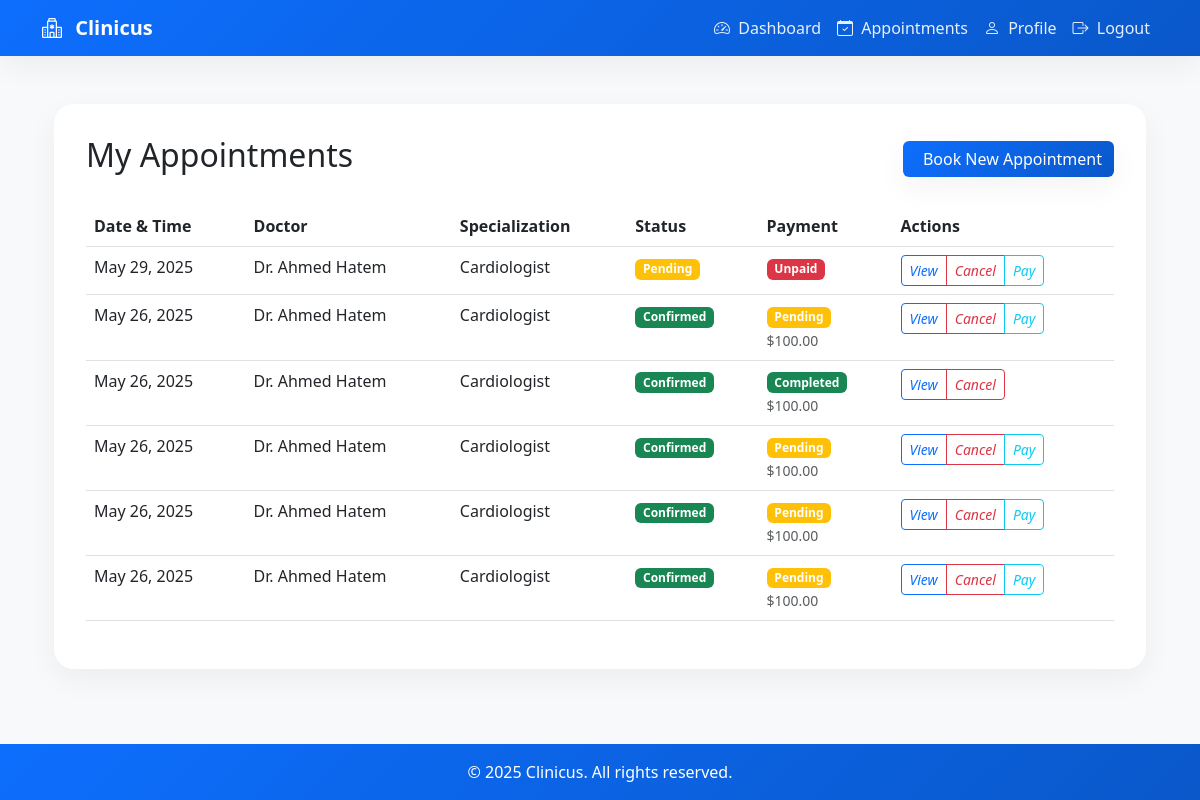
Screenshot of /appointments (signed in) with the database file from the repository.
### tables this page shows
CREATE TABLE `appointment` (
  `ID` int(11) NOT NULL,
  `DoctorID` int(11) NOT NULL,
  `userID` int(11) NOT NULL,
  `reason` varchar(100) NOT NULL,
  `appointmentDate` datetime NOT NULL,
  `status` int(11) DEFAULT 0,
  `createdAt` datetime DEFAULT current_timestamp(),
  `updatedAt` datetime DEFAULT current_timestamp() ON UPDATE current_timestamp()
);

CREATE TABLE `doctor_types` (
  `ID` int(11) NOT NULL,
  `Specialization` varchar(255) NOT NULL,
  `createdAt` datetime DEFAULT current_timestamp(),
  `updatedAt` datetime DEFAULT current_timestamp() ON UPDATE current_timestamp()
);

CREATE TABLE `payment` (
  `ID` int(11) NOT NULL,
  `appointmentID` int(11) NOT NULL,
  `userID` int(11) NOT NULL,
  `amount` decimal(10,2) NOT NULL,
  `paymentMethod` int(11) NOT NULL,
  `status` enum('pending','completed','failed','refunded') DEFAULT 'pending',
  `transactionID` varchar(50) DEFAULT NULL,
  `createdAt` timestamp NOT NULL DEFAULT current_timestamp(),
  `updatedAt` timestamp NOT NULL DEFAULT current_timestamp() ON UPDATE current_timestamp()
);

### Controllers/Controller.php (called while the page is built, shortened)
<?php
class Controller
{
    public function __construct()
    {
        $this->db = Database::getInstance();
    }
    protected function render($view, $data = [])
    {
        extract($data);
        require_once "views/{$view}.php";
        require_once "views/layouts/main.php";
    }
}

### Controllers/AppointmentsController.php (called while the page is built, shortened)
<?php
include_once __DIR__ . "/../Model/entities/Appointment.php";
class AppointmentsController extends Controller
{
    private $appointmentModel;
    public function __construct()
    {
        $this->appointmentModel = new \Model\entities\Appointment(db: $this->db);
    }
    public function index()
    {
        $userId = $_SESSION['user_id'];
        $appointments = $this->appointmentModel->getAppointmentsByUser($userId);
        $this->render('appointments/index', [
            'appointments' => $appointments
        ]);
    }
}

### Model/autoload.php (called while the page is built, shortened)
<?php
spl_autoload_register(function ($class) {
    $class = str_replace('\\', DIRECTORY_SEPARATOR, $class);
    $directories = [
        'Controllers/',
        'Model/',
        'Model/entities/',
        'Model/abstract/',
        'Model/interfaces/',
        'Model/strategies/',
        'Model/decorators/',
    ];
    foreach ($directories as $directory) {
        $file = $directory . $class . '.php';
        if (file_exists($file)) {
            return;
        }
    }
});

### Model/Database.php (called while the page is built, shortened)
<?php
class Database
{
    private static $instance = null;
    private $host = 'localhost';
    private $username = 'root';
    private $port = 3307;
    private $password = '';
    private $database = 'clinicus_db';
    private function __construct()
    {
        try {
            $this->connection = new mysqli($this->host, $this->username, $this->password, $this->database, $this->port);
        } catch (Exception $e) {
            die("Database connection failed: " . $e->getMessage());
        }
    }
    public static function getInstance()
    {
        if (self::$instance === null) {
            self::$instance = new self();
        }
        return self::$instance->connection;
    }
}

### Model/entities/Appointment.php (called while the page is built, shortened)
<?php
class Appointment implements iAppointmentActions
{
    protected $db;
    protected $tableName = 'Appointment';
    public function __construct($db)
    {
        $this->db = $db;
    }
    public function getAppointmentsByUser($userId)
    {
        $sql = "SELECT a.*,
                CONCAT(u.FirstName, ' ', u.LastName) as doctorName,
                dt.Specialization as specialization,
                CASE
                    WHEN a.status = 0 THEN 'Pending'
                    WHEN a.status = 1 THEN 'Confirmed'
                    WHEN a.status = 2 THEN 'Cancelled'
                    ELSE 'Completed'
                END as status,
                CASE
                    WHEN a.status = 0 THEN 'warning'
                    WHEN a.status = 1 THEN 'success'
                    WHEN a.status = 2 THEN 'danger'
                    ELSE 'info'
                END as statusColor,
                p.ID as payment_id,
                p.amount as payment_amount,
                COALESCE(p.status, 'unpaid') as payment_status
                FROM {$this->tableName} a
                JOIN Doctors d ON a.DoctorID = d.ID
                JOIN Users u ON d.userID = u.userID
                JOIN doctor_types dt ON d.doctorType = dt.ID
                LEFT JOIN Payment p ON a.ID = p.appointmentID
                WHERE a.userID = ?
                ORDER BY a.appointmentDate DESC";
        $stmt = $this->db->prepare($sql);
        $stmt->execute([$userId]);
        $result = $stmt->get_result();
        $appointments = $result->fetch_all(MYSQLI_ASSOC);
        return $appointments;
    }
}

### views/appointments/index.php (the view, shortened to what this page needs)
<div class="container py-4">
    <div class="box">
        <div class="d-flex justify-content-between align-items-center mb-4">
            <h2>My Appointments</h2>
            <a href="/clinicus/appointments/create" class="btn btn-primary">
                <i class="fas fa-plus me-2"></i> Book New Appointment
            </a>
        </div>
        <?php if (empty($appointments)): ?>
            <div class="alert alert-info">
                No appointments found.
            </div>
        <?php else: ?>
            <div class="table-responsive">
                <table class="table table-hover">
                    <thead>
                        <tr>
                            <th>Date & Time</th>
                            <th>Doctor</th>
                            <th>Specialization</th>
                            <th>Status</th>
                            <th>Payment</th>
                            <th>Actions</th>
                        </tr>
                    </thead>
                    <tbody>
                        <?php foreach ($appointments as $appointment): ?>
                            <tr>
                                <td>
                                    <?php echo date('M d, Y', strtotime($appointment['appointmentDate'])); ?><br>
                                </td>
                                <td>
                                    Dr.
                                    <?php echo htmlspecialchars($appointment['doctorName']); ?>
                                </td>
                                <td><?php echo htmlspecialchars($appointment['specialization']); ?></td>
                                <td>
                                    <span class="badge bg-<?php echo $appointment['statusColor']; ?>">
                                        <?php echo $appointment['status']; ?>
                                    </span>
                                </td>
                                <td>
                                    <?php if (isset($appointment['payment'])): ?>
                                        <?php if ($appointment['payment']['status'] === 'unpaid'): ?>
                                            <span class="badge bg-danger">Unpaid</span>
                                        <?php else: ?>
                                            <span
                                                class="badge bg-<?php echo $appointment['payment']['status'] === 'completed' ? 'success' : 'warning'; ?>">
                                                <?php echo ucfirst($appointment['payment']['status']); ?>
                                            </span>
                                            <?php if (isset($appointment['payment']['amount'])): ?>
                                                <br>
                                                <small class="text-muted">
                                                    $<?php echo number_format($appointment['payment']['amount'], 2); ?>
                                                </small>
                                            <?php endif; ?>
                                        <?php endif; ?>
                                    <?php else: ?>
                                        <span class="badge bg-danger">Unpaid</span>
                                    <?php endif; ?>
                                </td>
                                <td>
                                    <div class="btn-group">
                                        <a href="/clinicus/appointments/view/<?php echo $appointment['ID']; ?>"
                                            class="btn btn-sm btn-outline-primary" title="View Details">
                                            <i class="fas fa-eye">View</i>
                                        </a>
                                        <?php if ($appointment['status'] === 'Pending' || $appointment['status'] === 'Confirmed'): ?>
                                            <a href="/clinicus/appointments/cancel/<?php echo $appointment['ID']; ?>"
                                                class="btn btn-sm btn-outline-danger"
                                                onclick="return confirm('Are you sure you want to cancel this appointment?')"
                                                title="Cancel Appointment">
                                                <i class="fas fa-times">Cancel</i>
                                            </a>
                                        <?php endif; ?>
                                        <?php if ($appointment['payment']['status'] !== 'completed' && $appointment['status'] !== 'Cancelled'): ?>
                                            <a href="/clinicus/payments/show/<?php echo $appointment['payment']['ID']; ?>"
                                                class="btn btn-sm btn-outline-info" title="View Payment">
                                                <i class="fas fa-receipt">Pay</i>
                                            </a>
                                        <?php endif; ?>
                                    </div>
                                </td>
                            </tr>
                        <?php endforeach; ?>
                    </tbody>
                </table>
            </div>
        <?php endif; ?>
    </div>
</div>

### views/layouts/main.php (style rules this page uses)
:root { --primary-color: #0d6efd; --primary-dark: #0a58ca; --secondary-color: #6c757d; --accent-color: #dc3545; --text-color: #212529; --light-bg: #f8f9fa; --white: #ffffff; --shadow-sm: 0 10px 30px rgba(0, 0, 0, 0.05); --shadow-md: 0 15px 35px rgba(0, 0, 0, 0.1); }
html, body { height: 100%; margin: 0; }
body { font-family: 'Segoe UI', Tahoma, Geneva, Verdana, sans-serif; color: var(--text-color); background-color: var(--light-bg); display: flex; flex-direction: column; min-height: 100vh; }
.container { flex: 1 0 auto; }
.btn-primary { background: linear-gradient(135deg, var(--primary-color) 0%, var(--primary-dark) 100%); border: none; box-shadow: var(--shadow-sm); transition: all 0.3s ease; }
.btn-outline-primary { border-color: var(--primary-color); color: var(--primary-color); }
.box { background: var(--white); border-radius: 20px; padding: 2rem; box-shadow: var(--shadow-sm); transition: all 0.3s ease; }

### rows the page displays
appointment: appointmentDate "May 29, 2025", doctorName "Ahmed Hatem", doctor_types.Specialization "Cardiologist", status "Pending", shows "Unpaid"
payment: amount "100.00"
payment: amount "100.00"
payment: amount "100.00"
payment: amount "100.00"
payment: amount "100.00"

### other values shown
date('M d, Y', strtotime($appointment['appointmentDate'])) "May 26, 2025"
$appointment['doctorName'] "Ahmed Hatem"
$appointment['specialization'] "Cardiologist"
$appointment['status'] "Confirmed"
$appointment['payment']['status'] "Pending"
$appointment['payment']['status'] "Completed"
